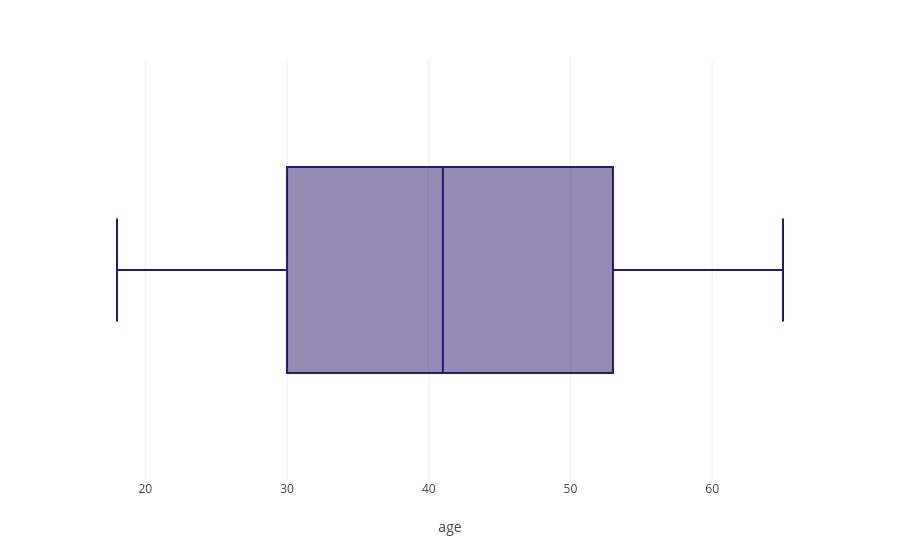
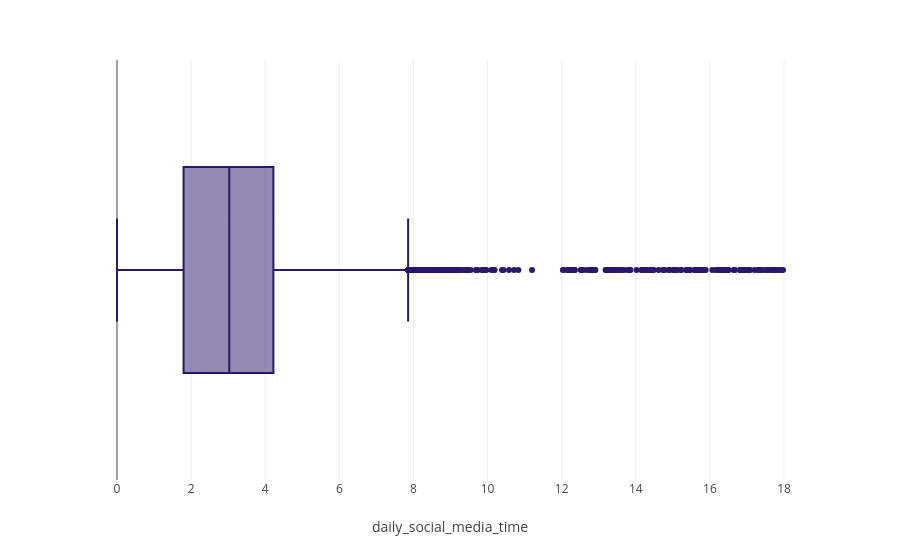
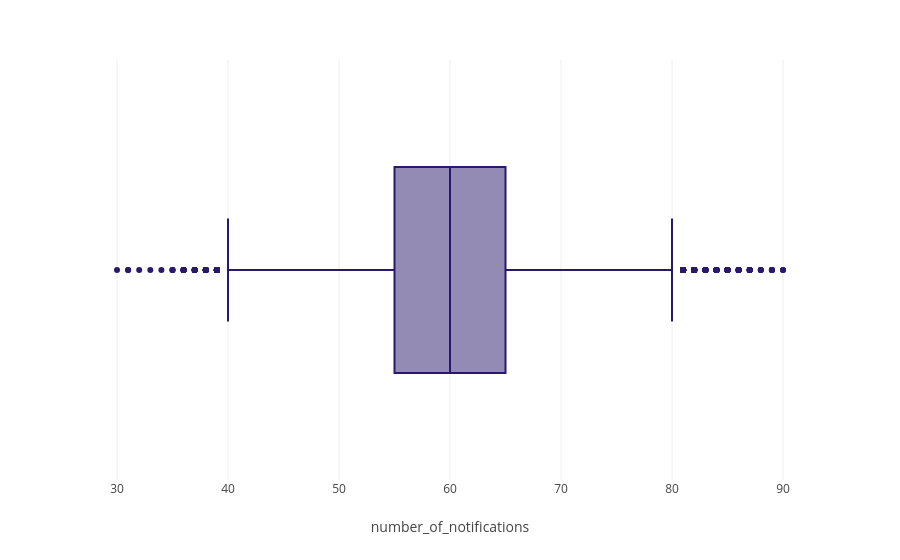
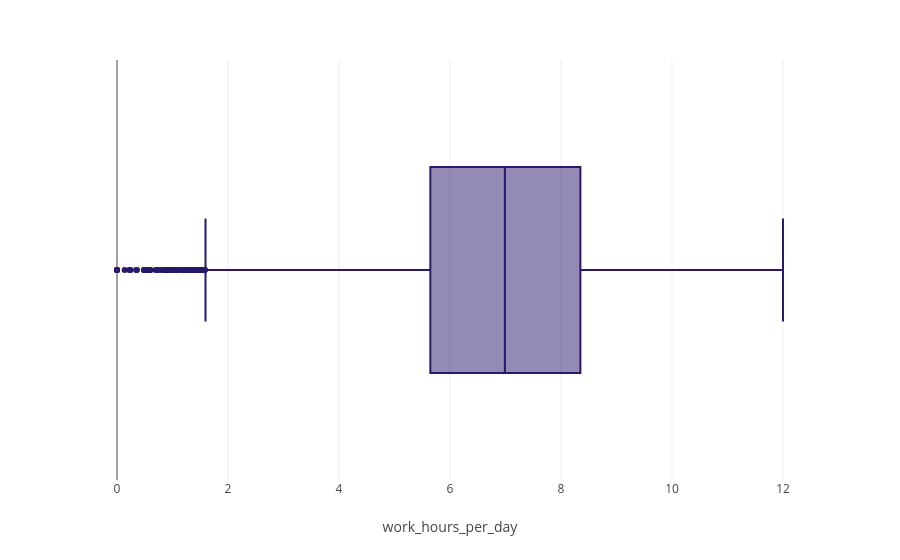

Notebook source saved alongside these figures, in order:
### Markdown cell above
6-Check Outliers

### Code cell
for i in df.select_dtypes("number"):
    fig=px.box(data_frame=df,x=i,color_discrete_sequence=px.colors.sequential.haline)
    fig.show()

### Figure 1 — Plotly figure (JSON) as saved in the notebook; plotly's stock layout.template omitted (floating-point values rounded to 4 significant figures; data arrays with more than 128 entries replaced by an {"elided": "..."} marker saying what was removed)
{"data": [{"alignmentgroup": "True", "hovertemplate": "age=%{x}<extra></extra>", "legendgroup": "", "marker": {"color": "rgb(41, 24, 107)"}, "name": "", "notched": false, "offsetgroup": "", "orientation": "h", "showlegend": false, "type": "box", "x": {"elided": "28386 int values"}, "x0": " ", "xaxis": "x", "y0": " ", "yaxis": "y"}], "layout": {"boxmode": "group", "legend": {"tracegroupgap": 0}, "margin": {"t": 60}, "xaxis": {"anchor": "y", "domain": [0, 1], "title": {"text": "age"}}, "yaxis": {"anchor": "x", "domain": [0, 1]}}}

### Figure 2 — Plotly figure (JSON) as saved in the notebook; plotly's stock layout.template omitted (floating-point values rounded to 4 significant figures; data arrays with more than 128 entries replaced by an {"elided": "..."} marker saying what was removed)
{"data": [{"alignmentgroup": "True", "hovertemplate": "daily_social_media_time=%{x}<extra></extra>", "legendgroup": "", "marker": {"color": "rgb(41, 24, 107)"}, "name": "", "notched": false, "offsetgroup": "", "orientation": "h", "showlegend": false, "type": "box", "x": {"elided": "28386 float values"}, "x0": " ", "xaxis": "x", "y0": " ", "yaxis": "y"}], "layout": {"boxmode": "group", "legend": {"tracegroupgap": 0}, "margin": {"t": 60}, "xaxis": {"anchor": "y", "domain": [0, 1], "title": {"text": "daily_social_media_time"}}, "yaxis": {"anchor": "x", "domain": [0, 1]}}}

### Figure 3 — Plotly figure (JSON) as saved in the notebook; plotly's stock layout.template omitted (floating-point values rounded to 4 significant figures; data arrays with more than 128 entries replaced by an {"elided": "..."} marker saying what was removed)
{"data": [{"alignmentgroup": "True", "hovertemplate": "number_of_notifications=%{x}<extra></extra>", "legendgroup": "", "marker": {"color": "rgb(41, 24, 107)"}, "name": "", "notched": false, "offsetgroup": "", "orientation": "h", "showlegend": false, "type": "box", "x": {"elided": "28386 int values"}, "x0": " ", "xaxis": "x", "y0": " ", "yaxis": "y"}], "layout": {"boxmode": "group", "legend": {"tracegroupgap": 0}, "margin": {"t": 60}, "xaxis": {"anchor": "y", "domain": [0, 1], "title": {"text": "number_of_notifications"}}, "yaxis": {"anchor": "x", "domain": [0, 1]}}}

### Figure 4 — Plotly figure (JSON) as saved in the notebook; plotly's stock layout.template omitted (floating-point values rounded to 4 significant figures; data arrays with more than 128 entries replaced by an {"elided": "..."} marker saying what was removed)
{"data": [{"alignmentgroup": "True", "hovertemplate": "work_hours_per_day=%{x}<extra></extra>", "legendgroup": "", "marker": {"color": "rgb(41, 24, 107)"}, "name": "", "notched": false, "offsetgroup": "", "orientation": "h", "showlegend": false, "type": "box", "x": {"elided": "28386 float values"}, "x0": " ", "xaxis": "x", "y0": " ", "yaxis": "y"}], "layout": {"boxmode": "group", "legend": {"tracegroupgap": 0}, "margin": {"t": 60}, "xaxis": {"anchor": "y", "domain": [0, 1], "title": {"text": "work_hours_per_day"}}, "yaxis": {"anchor": "x", "domain": [0, 1]}}}
